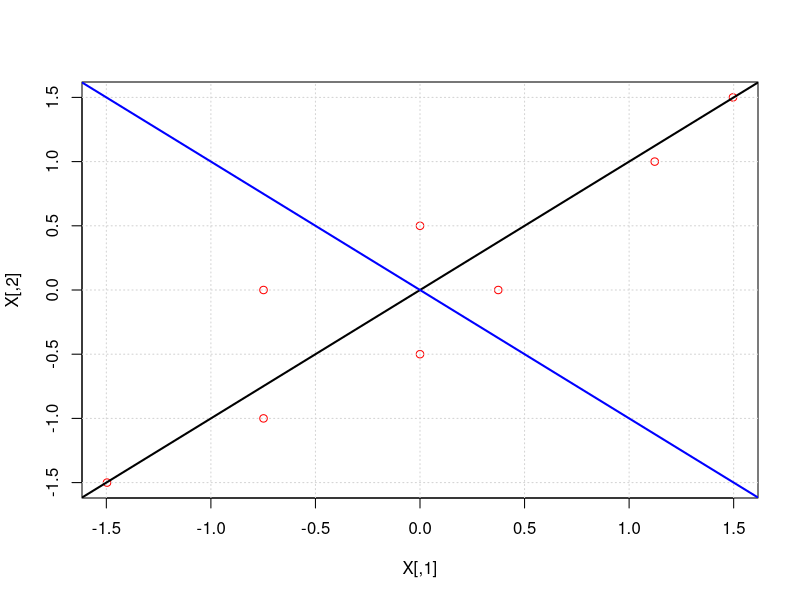
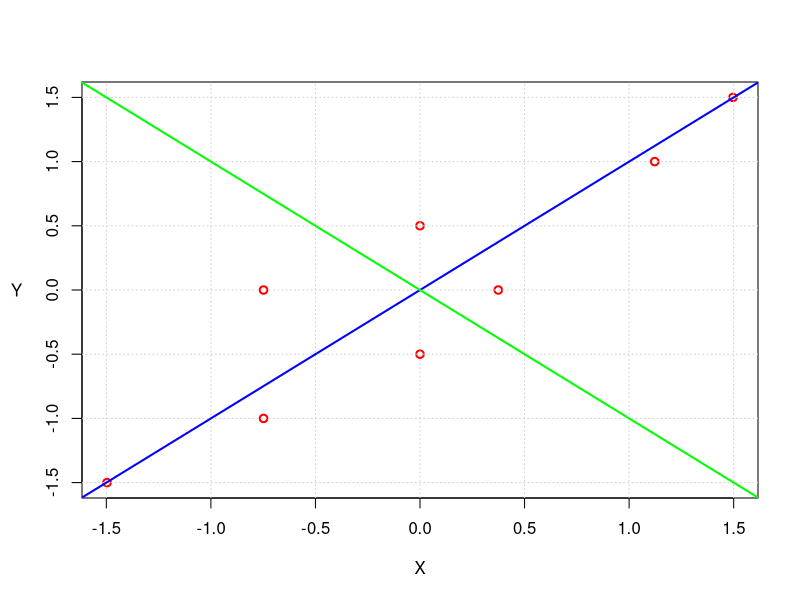

These figures' R source, in order:
#Raquel apartado 5
N <-  8
X <-  c(1,2,3,3,3,5,5,4,5,6,6,5,8,7,9,8)
X <- matrix(X,nrow=2,ncol=8,byrow=FALSE)

X <- t(X)
x <- (X[,1] - mean(X[,1]))/sd(X[,1])
y <- (X[,2] - mean(X[,2]))/sd(X[,2])
X[,1] <- x
X[,2] <- y
mu <- c(mean(x),mean(y))
plot(X,col='red')
grid()

cov <- cov(X)

vaps <- eigen (cov, only.values=TRUE)$values
veps <- eigen(cov)

myPCA <- prcomp(X,scale=FALSE)

d1PCA <- myPCA$X[,1]
PCAslope1 <- myPCA$rotation[2,1]/myPCA$rotation[1,1]

abline(0,PCAslope1,col='black',lwd=2)

d2PCA <- myPCA$X[,2]
PCAslope2 <- myPCA$rotation[2,2]/myPCA$rotation[1,2]

abline(0,PCAslope2,col='blue',lwd=2)

varianza.explicada = vaps[1]/sum(vaps)


## Plot
### Data
plot(X,col='red',lwd=2,ann=FALSE)

## plot details
grid()
title(xlab="X")
mtext("Y",side=2,las=1,line=3)

### principal components
abline(0,PCAslope1,col='blue',lwd=2)
abline(0,PCAslope2,col='green',lwd=2)

##Parte de Martí

data <- matrix(data=c(1, 2, 3, 3, 3, 5, 5, 4, 5, 6, 6, 5, 8, 7, 9, 8),nrow=2,ncol=8,byrow=FALSE)
dataNorm <- (data-rowMeans(data))/c(sd(data[1,]),sd(data[2,]))
(dataNorm %*% t(dataNorm)/(8-1))#sigma calculada a mano
(sigma<-cov(t(dataNorm)))#sigma calculada con r

eigen(sigma)



